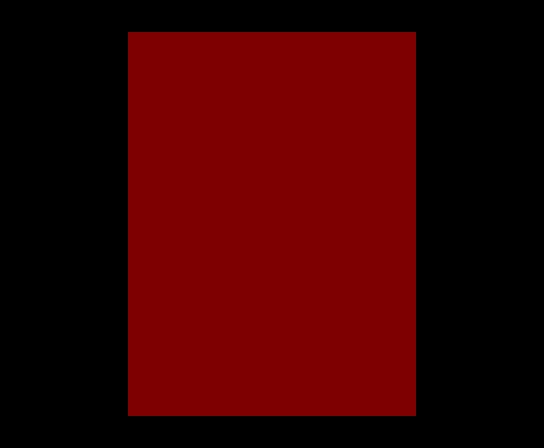

Tiled map render using the project's own tile images. Description and the whole map definition, tile-layer contents included, below:
An orthogonal 17x14 tile map with 32x32 px tiles, 1 tile layer (Tile Layer 1).

<map version="1.2" tiledversion="1.2.1" orientation="orthogonal" renderorder="right-down" width="17" height="14" tilewidth="32" tileheight="32" infinite="0" nextlayerid="2" nextobjectid="1">
 <tileset firstgid="1" source="GameTileset.tsx" />
 <layer id="1" name="Tile Layer 1" width="17" height="14">
  <data encoding="csv">
0,0,0,0,0,0,0,0,0,0,0,0,0,0,0,0,0,
0,0,0,0,2,2,2,2,2,2,2,2,2,0,0,0,0,
0,0,0,0,2,2,2,2,2,2,2,2,2,0,0,0,0,
0,0,0,0,2,2,2,2,2,2,2,2,2,0,0,0,0,
0,0,0,0,2,2,2,2,2,2,2,2,2,0,0,0,0,
0,0,0,0,2,2,2,2,2,2,2,2,2,0,0,0,0,
0,0,0,0,2,2,2,2,2,2,2,2,2,0,0,0,0,
0,0,0,0,2,2,2,2,2,2,2,2,2,0,0,0,0,
0,0,0,0,2,2,2,2,2,2,2,2,2,0,0,0,0,
0,0,0,0,2,2,2,2,2,2,2,2,2,0,0,0,0,
0,0,0,0,2,2,2,2,2,2,2,2,2,0,0,0,0,
0,0,0,0,2,2,2,2,2,2,2,2,2,0,0,0,0,
0,0,0,0,2,2,2,2,2,2,2,2,2,0,0,0,0,
0,0,0,0,0,0,0,0,0,0,0,0,0,0,0,0,0
</data>
 </layer>
</map>
